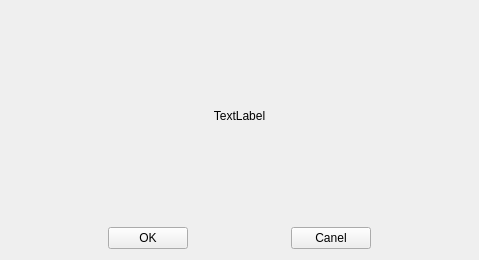
<?xml version="1.0" encoding="UTF-8"?>
<ui version="4.0">
 <class>QtMyDialog</class>
 <widget class="QWidget" name="QtMyDialog">
  <property name="geometry">
   <rect>
    <x>0</x>
    <y>0</y>
    <width>479</width>
    <height>260</height>
   </rect>
  </property>
  <property name="minimumSize">
   <size>
    <width>479</width>
    <height>260</height>
   </size>
  </property>
  <property name="maximumSize">
   <size>
    <width>479</width>
    <height>260</height>
   </size>
  </property>
  <property name="windowTitle">
   <string>QtMyDialog</string>
  </property>
  <layout class="QVBoxLayout" name="verticalLayout">
   <item>
    <widget class="QLabel" name="label">
     <property name="text">
      <string>&lt;html&gt;&lt;head/&gt;&lt;body&gt;&lt;p align=&quot;center&quot;&gt;TextLabel&lt;/p&gt;&lt;/body&gt;&lt;/html&gt;</string>
     </property>
    </widget>
   </item>
   <item>
    <layout class="QHBoxLayout" name="horizontalLayout">
     <item>
      <spacer name="horizontalSpacer_2">
       <property name="orientation">
        <enum>Qt::Horizontal</enum>
       </property>
       <property name="sizeHint" stdset="0">
        <size>
         <width>40</width>
         <height>20</height>
        </size>
       </property>
      </spacer>
     </item>
     <item>
      <widget class="QPushButton" name="pushButton_OK">
       <property name="text">
        <string>OK</string>
       </property>
      </widget>
     </item>
     <item>
      <spacer name="horizontalSpacer">
       <property name="orientation">
        <enum>Qt::Horizontal</enum>
       </property>
       <property name="sizeHint" stdset="0">
        <size>
         <width>40</width>
         <height>20</height>
        </size>
       </property>
      </spacer>
     </item>
     <item>
      <widget class="QPushButton" name="pushButton_canel">
       <property name="text">
        <string>Canel</string>
       </property>
      </widget>
     </item>
     <item>
      <spacer name="horizontalSpacer_3">
       <property name="orientation">
        <enum>Qt::Horizontal</enum>
       </property>
       <property name="sizeHint" stdset="0">
        <size>
         <width>40</width>
         <height>20</height>
        </size>
       </property>
      </spacer>
     </item>
    </layout>
   </item>
  </layout>
 </widget>
 <layoutdefault spacing="6" margin="11"/>
 <resources/>
 <connections/>
</ui>
